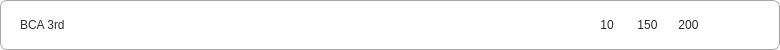
<?xml version="1.0" encoding="UTF-8"?>
<ui version="4.0">
 <class>class_card</class>
 <widget class="QWidget" name="class_card">
  <property name="geometry">
   <rect>
    <x>0</x>
    <y>0</y>
    <width>780</width>
    <height>50</height>
   </rect>
  </property>
  <property name="sizePolicy">
   <sizepolicy hsizetype="Preferred" vsizetype="Fixed">
    <horstretch>0</horstretch>
    <verstretch>0</verstretch>
   </sizepolicy>
  </property>
  <property name="minimumSize">
   <size>
    <width>0</width>
    <height>50</height>
   </size>
  </property>
  <property name="maximumSize">
   <size>
    <width>16777215</width>
    <height>50</height>
   </size>
  </property>
  <property name="styleSheet">
   <string notr="true">#class_card{
    background-color: rgb(255, 255, 255);
    border-radius: 7px;
    border: 1px solid rgb(166, 166, 166);
}

#class_card:hover{
  border: 1px solid rgba(21, 144, 121, 177);
  background-color: rgba(0, 255, 191, 20);
}</string>
  </property>
  <layout class="QHBoxLayout" name="horizontalLayout">
   <property name="spacing">
    <number>0</number>
   </property>
   <property name="leftMargin">
    <number>20</number>
   </property>
   <property name="topMargin">
    <number>1</number>
   </property>
   <property name="rightMargin">
    <number>20</number>
   </property>
   <property name="bottomMargin">
    <number>1</number>
   </property>
   <item>
    <widget class="QLabel" name="class_name">
     <property name="sizePolicy">
      <sizepolicy hsizetype="Fixed" vsizetype="Fixed">
       <horstretch>0</horstretch>
       <verstretch>0</verstretch>
      </sizepolicy>
     </property>
     <property name="styleSheet">
      <string notr="true">font: 600 18px &quot;Segoe UI&quot;;
color: rgb(48, 48, 48);
background-color: transparent;</string>
     </property>
     <property name="text">
      <string>BCA 3rd</string>
     </property>
    </widget>
   </item>
   <item>
    <spacer name="horizontalSpacer_2">
     <property name="orientation">
      <enum>Qt::Orientation::Horizontal</enum>
     </property>
     <property name="sizeHint" stdset="0">
      <size>
       <width>40</width>
       <height>20</height>
      </size>
     </property>
    </spacer>
   </item>
   <item>
    <widget class="QWidget" name="status_container" native="true">
     <property name="sizePolicy">
      <sizepolicy hsizetype="Fixed" vsizetype="Fixed">
       <horstretch>0</horstretch>
       <verstretch>0</verstretch>
      </sizepolicy>
     </property>
     <property name="styleSheet">
      <string notr="true">QPushButton{
  font: 600 12pt &quot;Segoe UI&quot;;
  color: rgb(39, 39, 39);
  background: transparent;
  border: none;
}
#status_container{
background-color: transparent;}</string>
     </property>
     <layout class="QHBoxLayout" name="horizontalLayout_3">
      <property name="spacing">
       <number>20</number>
      </property>
      <item>
       <widget class="QPushButton" name="total_user_label">
        <property name="minimumSize">
         <size>
          <width>20</width>
          <height>20</height>
         </size>
        </property>
        <property name="text">
         <string>10</string>
        </property>
        <property name="icon">
         <iconset>
          <normaloff>../../icons/users.png</normaloff>../../icons/users.png</iconset>
        </property>
        <property name="iconSize">
         <size>
          <width>20</width>
          <height>20</height>
         </size>
        </property>
       </widget>
      </item>
      <item>
       <widget class="QPushButton" name="present_label">
        <property name="text">
         <string>150</string>
        </property>
        <property name="icon">
         <iconset>
          <normaloff>../../icons/present.png</normaloff>../../icons/present.png</iconset>
        </property>
        <property name="iconSize">
         <size>
          <width>18</width>
          <height>18</height>
         </size>
        </property>
       </widget>
      </item>
      <item>
       <widget class="QPushButton" name="absent_label">
        <property name="text">
         <string>200</string>
        </property>
        <property name="icon">
         <iconset>
          <normaloff>../../icons/absent.png</normaloff>../../icons/absent.png</iconset>
        </property>
        <property name="iconSize">
         <size>
          <width>20</width>
          <height>20</height>
         </size>
        </property>
       </widget>
      </item>
      <item>
       <widget class="QPushButton" name="btn_delete">
        <property name="cursor">
         <cursorShape>PointingHandCursor</cursorShape>
        </property>
        <property name="text">
         <string/>
        </property>
        <property name="icon">
         <iconset>
          <normaloff>../../icons/delete.png</normaloff>../../icons/delete.png</iconset>
        </property>
        <property name="iconSize">
         <size>
          <width>20</width>
          <height>20</height>
         </size>
        </property>
       </widget>
      </item>
     </layout>
    </widget>
   </item>
  </layout>
 </widget>
 <resources/>
 <connections/>
</ui>
